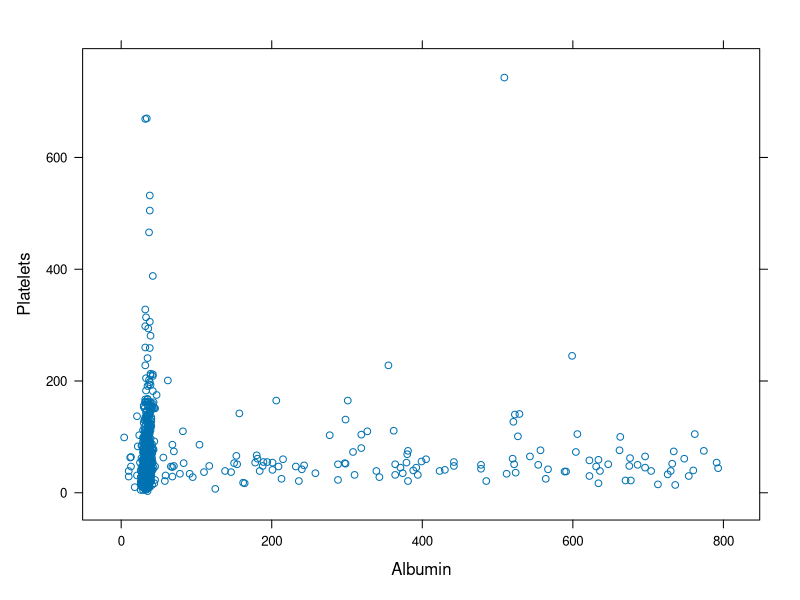
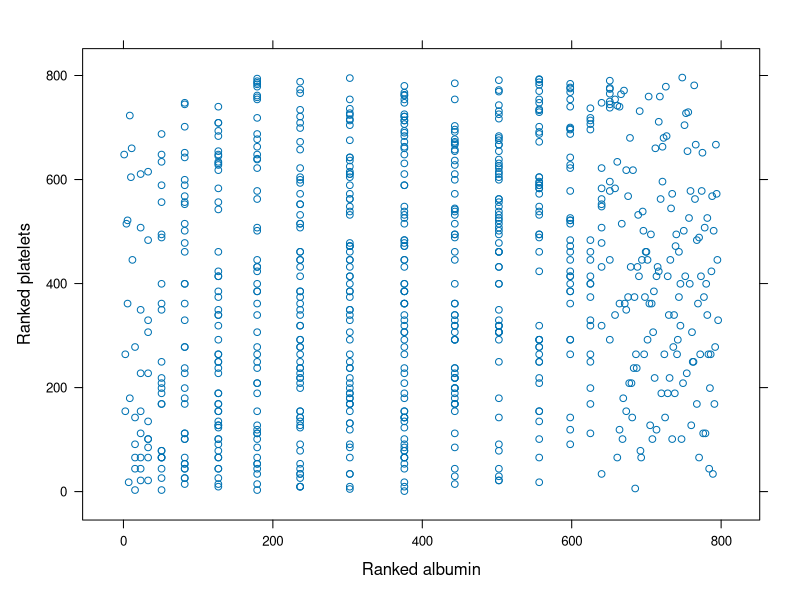

These charts were generated, in order, by the following R code:
denguedata=read.csv('data/data_Dengue_Singapore.csv')

# Student's t-tests #######################################################
pop_mean = 1.7
t.test(log10(denguedata$Platelet),mu = pop_mean)

## ----ttest1--------------------------------------------------------------
p1=log10(denguedata$Platelet[denguedata$DHFever=='Yes'])
p2=log10(denguedata$Platelet[denguedata$DHFever=='No'])
t.test(p1,p2)

## ----ttest2--------------------------------------------------------------
t.test(log10(denguedata$Platelet)~denguedata$DHFever)

# if you had paired data
# t.test(plateletbefore,plateletafter,paired=TRUE)

# Non-parametric tests ####################################################

## ----wtest1--------------------------------------------------------------
p1=log10(denguedata$Platelet[denguedata$DHFever=='Yes'])
p2=log10(denguedata$Platelet[denguedata$DHFever=='No'])
wilcox.test(p1,p2)

## ----wtest2--------------------------------------------------------------
wilcox.test(log10(denguedata$Platelet)~denguedata$DHFever)

## ----wtest3,eval=FALSE---------------------------------------------------
## wilcox.test(plateletbefore,plateletafter,paired=TRUE)

## ----wtest4--------------------------------------------------------------
wilcox.test(denguedata$Platelet~denguedata$DHFever)

# Correlation tests #######################################################

## ----cortest1------------------------------------------------------------
cor.test(denguedata$Platelet,denguedata$Albumin)

## ----cortest2------------------------------------------------------------
cor.test( denguedata$Platelet,denguedata$Albumin,method='spearman')

library(lattice)
## ----cortest3------------------------------------------------------------
xyplot(denguedata$Platelet~denguedata$Albumin,
       xlab='Albumin',ylab='Platelets')


## ----cortest4------------------------------------------------------------
xyplot(rank(denguedata$Platelet)~rank(denguedata$Albumin),
       xlab='Ranked albumin',ylab='Ranked platelets')

# Chi-squared tests #######################################################

## ----chitest1------------------------------------------------------------
contable = table(denguedata$DHFever,denguedata$Sex)
print(contable)

## ----chitest2------------------------------------------------------------
chisq.test(contable)

## ----chitest3------------------------------------------------------------
fisher.test(contable)




# Create a 2x2 matrix representing the contingency table
data <- matrix(c(30, 12, 20, 25), nrow = 2,
               dimnames = list("After Method B" = c("Passed", "Failed"),
                               "After Method A" = c("Passed", "Failed")))

# Display the contingency table
print("Contingency table:")
print(data)

# Perform McNemar's Test with continuity correction
mcnemar.test(data)

# Perform McNemar's Test without continuity correction
mcnemar.test(data, correct = FALSE)
